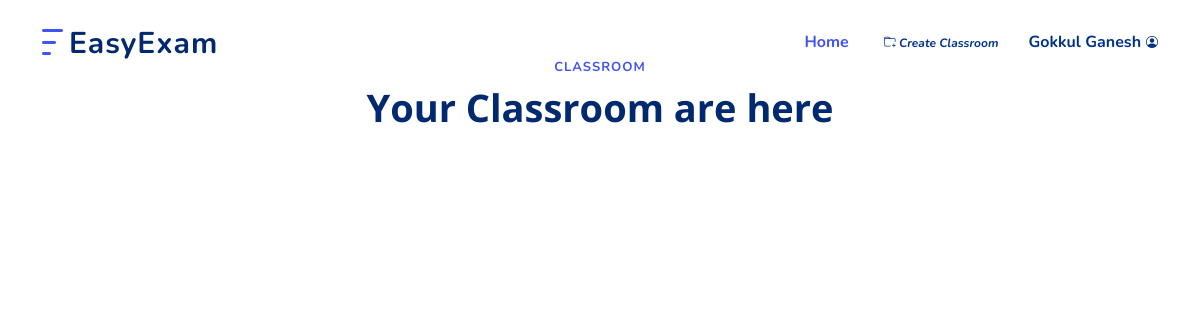
Before: /dashboard (signed in) with the older database file.
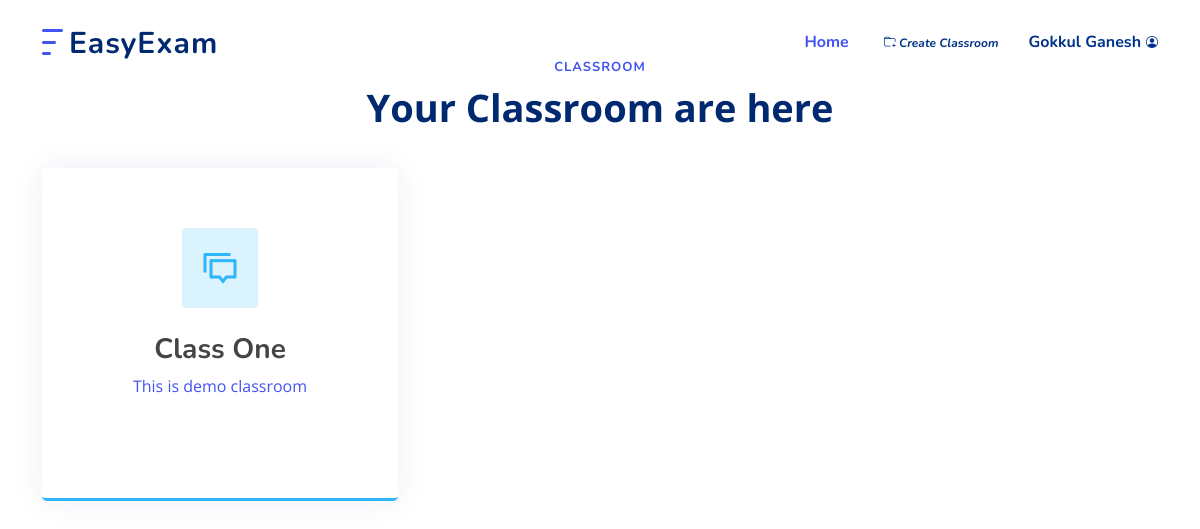
After: the same page with the newer database file.
### Classroom/models.py (models this page shows, shortened)
class Classroom(models.Model):
	owner = models.ForeignKey(User, on_delete=models.CASCADE) # Teacher
	name = models.CharField(max_length=255) # class name
	code = models.CharField(max_length=5, unique=True) # code for students to join
	desc = models.CharField(max_length=255, blank=True) # class Description for optional

### Classroom/views/Classroom.py (the view)
# urls.py: path('dashboard', Classroom.dashboard, name='dashboard'),
@login_required(login_url='login')
def dashboard(request):
	colors = ['blue', 'orange', 'green', 'red', 'purple', 'pink' ]
	if request.user.is_staff:
		rooms = Classroom.objects.filter(owner=request.user).values()
	else:
		enroll = list(Enrollment.objects.filter(student=request.user).values('room_id'))
		d = []
		for e in enroll:
			d.append( e['room_id'] )
		rooms = Classroom.objects.filter(pk__in=d).values()
	rooms = list(rooms)
	for i in range(len(rooms)):
		rooms[i]["color"] = colors[i%6]
		rooms[i]["delay"] = i+2 * 100
	return render(request, 'classroom/dashboard.html', { 'rooms' : rooms })

### templates/classroom/dashboard.html (shortened to what this page needs)
{% extends 'base.html' %}
{% load static %}
{% block header %}
<header id="header" class="header fixed-top">
  <div class="container-fluid container-xl d-flex align-items-center justify-content-between">
    <a href="{% url 'home' %}" class="logo d-flex align-items-center">
      <img src="{% static 'assets/img/logo.png' %}" alt="">
      <span>EasyExam</span>
    </a>
    <nav id="navbar" class="navbar">
      <ul>
        <li><a class="nav-link scrollto active" href="{% url 'home' %}">Home</a></li>
        {% if user.is_staff %}
        	<li><a href="{% url 'create_class' %}"><i class="bi bi-folder-plus"> Create Classroom</i></a>
        {% else %}
        	<li><a href="{% url 'join_class' %}"><i class="bi bi-folder-plus"><span> Join Classroom</span></i></a>
        {% endif %}
				<li class="dropdown"><a href="#"><span>{{ user.first_name }}</span><i class="bi bi-person-circle"></i></a>
	      </li>
      </ul>
    </nav>
  </div>
</header>
{% endblock %}
{% block main %}
    <section id="services" class="services">
      <div class="container" data-aos="fade-up">
        <header class="section-header">
          <h2>Classroom</h2>
          <p>Your Classroom are here</p>
        </header>
        <div class="row gy-4">
        	{% for r in rooms %}
						<div class="col-lg-4 col-md-6" data-aos="fade-up" data-aos-delay="{{ r.delay }}">
              <a href="{% url 'view_class' r.id  %}">
	            <div class="service-box {{ r.color }}">
	              <i class="ri-discuss-line icon"></i>
	              <h3> {{r.name}} </h3>
	              <p> {{r.desc}} </p>
	              <a href="#" class="read-more"></a>
	            </div>
              </a>
	          </div>
        	{% endfor %}
        </div>
      </div>
    </section>
{% endblock %}

Changed rows visible on the page:
added Classroom: name "Class One", desc "This is demo classroom"
